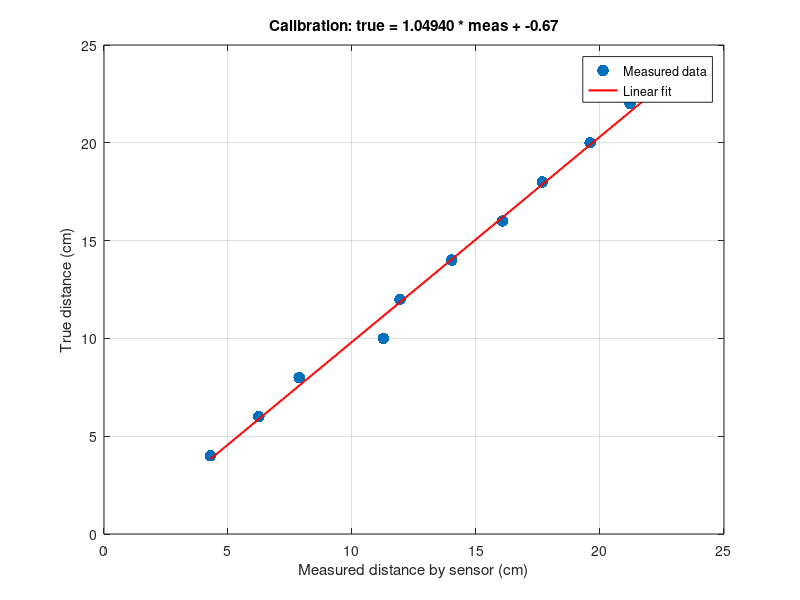

Here is the MATLAB script that generated this plot:
%% Rangefinder Calibration: True Distance vs Measured Distance
clear; close all; clc;

%% Procedure

% 在每个已知距离，采集多次传感器读数（例如 20 次），计算平均值。
% 同时记录标准差，作为测量波动的误差范围

% Enter your experimental data here 
% true_dist: ground truth distance using ruler (cm)
% meas_dist: measured distance from sensor (cm)
true_dist = 4:2:24;      
meas_dist = [4.291 6.239 7.871 11.266 11.936 14.021 16.063 17.673 19.602 21.208 23.645]; 

% Linear regression 
p = polyfit(meas_dist, true_dist, 1);   % true = a*measured + b
a = p(1); b = p(2);

% Generate fitted curve
meas_dense = linspace(min(meas_dist), max(meas_dist), 200);
true_fit   = polyval(p, meas_dense);

% Plot Calibration Graph
figure('Color','w');
scatter(meas_dist, true_dist, 70, 'filled'); hold on;
plot(meas_dense, true_fit, 'r-', 'LineWidth', 1.5);
grid on; box on;
xlabel('Measured distance by sensor (cm)');
ylabel('True distance (cm)');
title(sprintf('Calibration: true = %.5f * meas + %.2f', a, b));
legend('Measured data','Linear fit','Location','best');

% Print calibration formula
fprintf('Calibration result:\n');
fprintf('TrueDist (cm) = %.6f * MeasuredDist (cm) + %.6f\n', a, b);
fprintf('Inverse: MeasuredDist (cm) = (TrueDist - %.6f)/%.6f\n', b, a);

